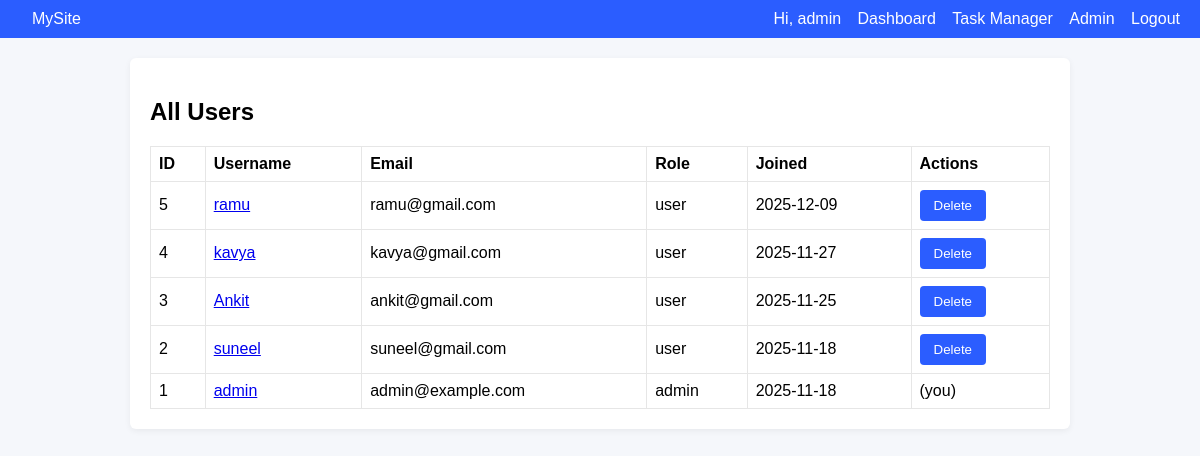
Before: /admin/users (signed in) with the older database file.
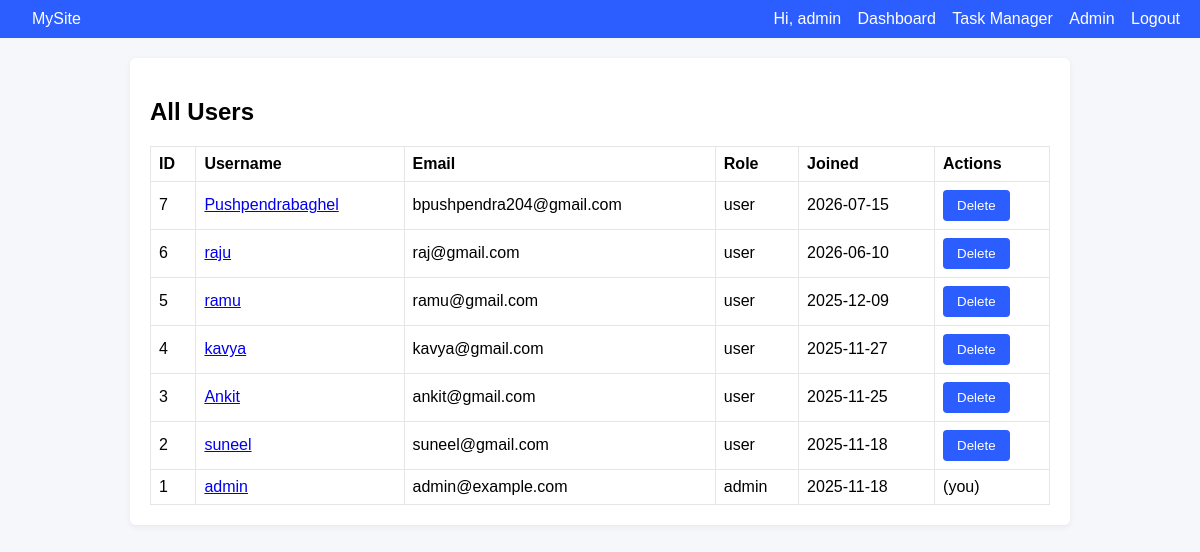
After: the same page with the newer database file.
### models.py (models this page shows, shortened)
class User(db.Model):
    __tablename__ = 'user'
    id = db.Column(db.Integer, primary_key=True)
    username = db.Column(db.String(80), unique=True, nullable=False)
    email = db.Column(db.String(150), unique=True, nullable=False)
    password = db.Column(db.String(200), nullable=False)
    role = db.Column(db.String(20), default='user')  # 'user' or 'admin'
    created_at = db.Column(db.DateTime, default=datetime.utcnow)
    tasks = db.relationship('Task', backref='owner', lazy=True, cascade="all, delete-orphan")

### app.py (the view)
@app.route('/admin/users')
@admin_required
def admin_users():
    users = User.query.order_by(User.created_at.desc()).all()
    return render_template('admin_users.html', users=users)

### app.py (called while the page is built)
def admin_required(fn):
    from functools import wraps
    @wraps(fn)
    def wrapper(*args, **kwargs):
        if 'user_id' not in session or session.get('role') != 'admin':
            flash('Admin access required.', 'danger')
            return redirect(url_for('login'))
        return fn(*args, **kwargs)
    return wrapper

### templates/admin_users.html (shortened to what this page needs)
{% extends 'base.html' %}
{% block content %}
<h2>All Users</h2>
<table class="admin-table">
  <thead><tr><th>ID</th><th>Username</th><th>Email</th><th>Role</th><th>Joined</th><th>Actions</th></tr></thead>
  <tbody>
    {% for user in users %}
      <tr>
        <td>{{ user.id }}</td>
        <td><a href="{{ url_for('admin_user_tasks', user_id=user.id) }}">{{ user.username }}</a></td>
        <td>{{ user.email }}</td>
        <td>{{ user.role }}</td>
        <td>{{ user.created_at.strftime('%Y-%m-%d') }}</td>
        <td>
          {% if user.id != session.get('user_id') %}
            <form method="POST" action="{{ url_for('admin_delete_user', user_id=user.id) }}" style="display:inline;">
              <button type="submit" onclick="return confirm('Delete this user and their tasks?');">Delete</button>
            </form>
          {% else %}
            (you)
          {% endif %}
        </td>
      </tr>
    {% endfor %}
  </tbody>
</table>
{% endblock %}

### templates/base.html (shortened to what this page needs)
<!DOCTYPE html>
<html lang="en">
<head>
  <link rel="stylesheet" href="../static/style.css">
</head>
<body>
  <nav class="navbar">
    <a class="nav-brand" href="{{ url_for('index') }}">MySite</a>
    <div class="nav-links">
      {% if session.get('user_id') %}
        <span>Hi, {{ session.get('username') }}</span>
        <a href="{{ url_for('dashboard') }}">Dashboard</a>
        <a href="{{ url_for('tasks') }}">Task Manager</a>
        {% if session.get('role') == 'admin' %}
          <a href="{{ url_for('admin_dashboard') }}">Admin</a>
        {% endif %}
        <a href="{{ url_for('logout') }}">Logout</a>
      {% else %}
        <a href="{{ url_for('login') }}">Login</a>
        <a href="{{ url_for('register') }}">Register</a>
      {% endif %}
    </div>
  </nav>
  <main class="container">
    {% block content %}{% endblock %}
  </main>
</body>
</html>

### static/style.css (style rules this page uses)
body { font-family: Arial, sans-serif; margin: 0; padding: 0; background: #f5f7fb; }
.navbar { background: #2b5dff; color: white; padding: 10px 20px; display: flex; justify-content: space-between; align-items: center; }
.navbar a, .navbar span { color: white; margin-left: 12px; text-decoration: none; }
.container { padding: 20px; max-width: 900px; margin: 20px auto; background: white; box-shadow: 0 2px 6px rgba(0,0,0,0.06); border-radius: 6px; }
button { background: #2b5dff; color: white; padding: 8px 14px; border: none; border-radius: 4px; cursor: pointer; }
.admin-table { width: 100%; border-collapse: collapse; }
.admin-table th, .admin-table td { border: 1px solid #e6e6e6; padding: 8px; text-align: left; }

Changed rows visible on the page:
added User: id "7", username "Pushpendrabaghel", email "bpushpendra204@gmail.com", role "user", created_at "2026-07-15"
added User: id "6", username "raju", email "raj@gmail.com", role "user", created_at "2026-06-10"
